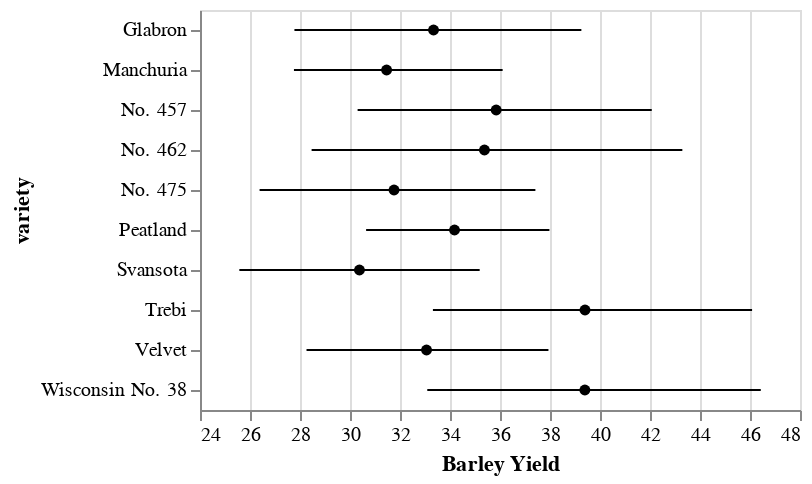

Write notebook code for a chart like this one.
### Code cell
using VegaLite, VegaDatasets

dataset("barley") |>
@vlplot(y="variety:o") +
@vlplot(
    mark={
        :point,
        filled=true
    },
    x={
        "mean(yield)",
        scale={zero=false},
        title="Barley Yield"
    },
    color={value=:black}
) +
@vlplot(
    mark={
        :errorbar,
        extent=:ci
     },
     x={"yield:q", title="Barley Yield"}
)

### Figure 1 — Vega-Lite specification as saved in the notebook (floating-point values rounded to 4 significant figures)
{"data": {"values": [{"site": "University Farm", "variety": "Manchuria", "year": 1931, "yield": 27}, {"site": "Waseca", "variety": "Manchuria", "year": 1931, "yield": 48.87}, {"site": "Morris", "variety": "Manchuria", "year": 1931, "yield": 27.43}, {"site": "Crookston", "variety": "Manchuria", "year": 1931, "yield": 39.93}, {"site": "Grand Rapids", "variety": "Manchuria", "year": 1931, "yield": 32.97}, {"site": "Duluth", "variety": "Manchuria", "year": 1931, "yield": 28.97}, {"site": "University Farm", "variety": "Glabron", "year": 1931, "yield": 43.07}, {"site": "Waseca", "variety": "Glabron", "year": 1931, "yield": 55.2}, {"site": "Morris", "variety": "Glabron", "year": 1931, "yield": 28.77}, {"site": "Crookston", "variety": "Glabron", "year": 1931, "yield": 38.13}, {"site": "Grand Rapids", "variety": "Glabron", "year": 1931, "yield": 29.13}, {"site": "Duluth", "variety": "Glabron", "year": 1931, "yield": 29.67}, {"site": "University Farm", "variety": "Svansota", "year": 1931, "yield": 35.13}, {"site": "Waseca", "variety": "Svansota", "year": 1931, "yield": 47.33}, {"site": "Morris", "variety": "Svansota", "year": 1931, "yield": 25.77}, {"site": "Crookston", "variety": "Svansota", "year": 1931, "yield": 40.47}, {"site": "Grand Rapids", "variety": "Svansota", "year": 1931, "yield": 29.67}, {"site": "Duluth", "variety": "Svansota", "year": 1931, "yield": 25.7}, {"site": "University Farm", "variety": "Velvet", "year": 1931, "yield": 39.9}, {"site": "Waseca", "variety": "Velvet", "year": 1931, "yield": 50.23}, {"site": "Morris", "variety": "Velvet", "year": 1931, "yield": 26.13}, {"site": "Crookston", "variety": "Velvet", "year": 1931, "yield": 41.33}, {"site": "Grand Rapids", "variety": "Velvet", "year": 1931, "yield": 23.03}, {"site": "Duluth", "variety": "Velvet", "year": 1931, "yield": 26.3}, {"site": "University Farm", "variety": "Trebi", "year": 1931, "yield": 36.57}, {"site": "Waseca", "variety": "Trebi", "year": 1931, "yield": 63.83}, {"site": "Morris", "variety": "Trebi", "year": 1931, "yield": 43.77}, {"site": "Crookston", "variety": "Trebi", "year": 1931, "yield": 46.93}, {"site": "Grand Rapids", "variety": "Trebi", "year": 1931, "yield": 29.77}, {"site": "Duluth", "variety": "Trebi", "year": 1931, "yield": 33.93}, {"site": "University Farm", "variety": "No. 457", "year": 1931, "yield": 43.27}, {"site": "Waseca", "variety": "No. 457", "year": 1931, "yield": 58.1}, {"site": "Morris", "variety": "No. 457", "year": 1931, "yield": 28.7}, {"site": "Crookston", "variety": "No. 457", "year": 1931, "yield": 45.67}, {"site": "Grand Rapids", "variety": "No. 457", "year": 1931, "yield": 32.17}, {"site": "Duluth", "variety": "No. 457", "year": 1931, "yield": 33.6}, {"site": "University Farm", "variety": "No. 462", "year": 1931, "yield": 36.6}, {"site": "Waseca", "variety": "No. 462", "year": 1931, "yield": 65.77}, {"site": "Morris", "variety": "No. 462", "year": 1931, "yield": 30.37}, {"site": "Crookston", "variety": "No. 462", "year": 1931, "yield": 48.57}, {"site": "Grand Rapids", "variety": "No. 462", "year": 1931, "yield": 24.93}, {"site": "Duluth", "variety": "No. 462", "year": 1931, "yield": 28.1}, {"site": "University Farm", "variety": "Peatland", "year": 1931, "yield": 32.77}, {"site": "Waseca", "variety": "Peatland", "year": 1931, "yield": 48.57}, {"site": "Morris", "variety": "Peatland", "year": 1931, "yield": 29.87}, {"site": "Crookston", "variety": "Peatland", "year": 1931, "yield": 41.6}, {"site": "Grand Rapids", "variety": "Peatland", "year": 1931, "yield": 34.7}, {"site": "Duluth", "variety": "Peatland", "year": 1931, "yield": 32}, {"site": "University Farm", "variety": "No. 475", "year": 1931, "yield": 24.67}, {"site": "Waseca", "variety": "No. 475", "year": 1931, "yield": 46.77}, {"site": "Morris", "variety": "No. 475", "year": 1931, "yield": 22.6}, {"site": "Crookston", "variety": "No. 475", "year": 1931, "yield": 44.1}, {"site": "Grand Rapids", "variety": "No. 475", "year": 1931, "yield": 19.7}, {"site": "Duluth", "variety": "No. 475", "year": 1931, "yield": 33.07}, {"site": "University Farm", "variety": "Wisconsin No. 38", "year": 1931, "yield": 39.3}, {"site": "Waseca", "variety": "Wisconsin No. 38", "year": 1931, "yield": 58.8}, {"site": "Morris", "variety": "Wisconsin No. 38", "year": 1931, "yield": 29.47}, {"site": "Crookston", "variety": "Wisconsin No. 38", "year": 1931, "yield": 49.87}, {"site": "Grand Rapids", "variety": "Wisconsin No. 38", "year": 1931, "yield": 34.47}, {"site": "Duluth", "variety": "Wisconsin No. 38", "year": 1931, "yield": 31.6}, {"site": "University Farm", "variety": "Manchuria", "year": 1932, "yield": 26.9}, {"site": "Waseca", "variety": "Manchuria", "year": 1932, "yield": 33.47}, {"site": "Morris", "variety": "Manchuria", "year": 1932, "yield": 34.37}, {"site": "Crookston", "variety": "Manchuria", "year": 1932, "yield": 32.97}, {"site": "Grand Rapids", "variety": "Manchuria", "year": 1932, "yield": 22.13}, {"site": "Duluth", "variety": "Manchuria", "year": 1932, "yield": 22.57}, {"site": "University Farm", "variety": "Glabron", "year": 1932, "yield": 36.8}, {"site": "Waseca", "variety": "Glabron", "year": 1932, "yield": 37.73}, {"site": "Morris", "variety": "Glabron", "year": 1932, "yield": 35.13}, {"site": "Crookston", "variety": "Glabron", "year": 1932, "yield": 26.17}, {"site": "Grand Rapids", "variety": "Glabron", "year": 1932, "yield": 14.43}, {"site": "Duluth", "variety": "Glabron", "year": 1932, "yield": 25.87}, {"site": "University Farm", "variety": "Svansota", "year": 1932, "yield": 27.43}, {"site": "Waseca", "variety": "Svansota", "year": 1932, "yield": 38.5}, {"site": "Morris", "variety": "Svansota", "year": 1932, "yield": 35.03}, {"site": "Crookston", "variety": "Svansota", "year": 1932, "yield": 20.63}, {"site": "Grand Rapids", "variety": "Svansota", "year": 1932, "yield": 16.63}, {"site": "Duluth", "variety": "Svansota", "year": 1932, "yield": 22.23}, {"site": "University Farm", "variety": "Velvet", "year": 1932, "yield": 26.8}, {"site": "Waseca", "variety": "Velvet", "year": 1932, "yield": 37.4}, {"site": "Morris", "variety": "Velvet", "year": 1932, "yield": 38.83}, {"site": "Crookston", "variety": "Velvet", "year": 1932, "yield": 32.07}, {"site": "Grand Rapids", "variety": "Velvet", "year": 1932, "yield": 32.23}, {"site": "Duluth", "variety": "Velvet", "year": 1932, "yield": 22.47}, {"site": "University Farm", "variety": "Trebi", "year": 1932, "yield": 29.07}, {"site": "Waseca", "variety": "Trebi", "year": 1932, "yield": 49.23}, {"site": "Morris", "variety": "Trebi", "year": 1932, "yield": 46.63}, {"site": "Crookston", "variety": "Trebi", "year": 1932, "yield": 41.83}, {"site": "Grand Rapids", "variety": "Trebi", "year": 1932, "yield": 20.63}, {"site": "Duluth", "variety": "Trebi", "year": 1932, "yield": 30.6}, {"site": "University Farm", "variety": "No. 457", "year": 1932, "yield": 26.43}, {"site": "Waseca", "variety": "No. 457", "year": 1932, "yield": 42.2}, {"site": "Morris", "variety": "No. 457", "year": 1932, "yield": 43.53}, {"site": "Crookston", "variety": "No. 457", "year": 1932, "yield": 34.33}, {"site": "Grand Rapids", "variety": "No. 457", "year": 1932, "yield": 19.47}, {"site": "Duluth", "variety": "No. 457", "year": 1932, "yield": 22.7}, {"site": "University Farm", "variety": "No. 462", "year": 1932, "yield": 25.57}, {"site": "Waseca", "variety": "No. 462", "year": 1932, "yield": 44.7}, {"site": "Morris", "variety": "No. 462", "year": 1932, "yield": 47}, {"site": "Crookston", "variety": "No. 462", "year": 1932, "yield": 30.53}, {"site": "Grand Rapids", "variety": "No. 462", "year": 1932, "yield": 19.9}, {"site": "Duluth", "variety": "No. 462", "year": 1932, "yield": 22.5}, {"site": "University Farm", "variety": "Peatland", "year": 1932, "yield": 28.07}, {"site": "Waseca", "variety": "Peatland", "year": 1932, "yield": 36.03}, {"site": "Morris", "variety": "Peatland", "year": 1932, "yield": 43.2}, {"site": "Crookston", "variety": "Peatland", "year": 1932, "yield": 25.23}, {"site": "Grand Rapids", "variety": "Peatland", "year": 1932, "yield": 26.77}, {"site": "Duluth", "variety": "Peatland", "year": 1932, "yield": 31.37}, {"site": "University Farm", "variety": "No. 475", "year": 1932, "yield": 30}, {"site": "Waseca", "variety": "No. 475", "year": 1932, "yield": 41.27}, {"site": "Morris", "variety": "No. 475", "year": 1932, "yield": 44.23}, {"site": "Crookston", "variety": "No. 475", "year": 1932, "yield": 32.13}, {"site": "Grand Rapids", "variety": "No. 475", "year": 1932, "yield": 15.23}, {"site": "Duluth", "variety": "No. 475", "year": 1932, "yield": 27.37}, {"site": "University Farm", "variety": "Wisconsin No. 38", "year": 1932, "yield": 38}, {"site": "Waseca", "variety": "Wisconsin No. 38", "year": 1932, "yield": 58.17}, {"site": "Morris", "variety": "Wisconsin No. 38", "year": 1932, "yield": 47.17}, {"site": "Crookston", "variety": "Wisconsin No. 38", "year": 1932, "yield": 35.9}, {"site": "Grand Rapids", "variety": "Wisconsin No. 38", "year": 1932, "yield": 20.67}, {"site": "Duluth", "variety": "Wisconsin No. 38", "year": 1932, "yield": 29.33}]}, "encoding": {"y": {"field": "variety", "type": "ordinal"}}, "layer": [{"encoding": {"color": {"value": "black"}, "x": {"aggregate": "mean", "field": "yield", "scale": {"zero": false}, "title": "Barley Yield", "type": "quantitative"}}, "mark": {"filled": true, "type": "point"}}, {"encoding": {"x": {"field": "yield", "title": "Barley Yield", "type": "quantitative"}}, "mark": {"extent": "ci", "type": "errorbar"}}]}
